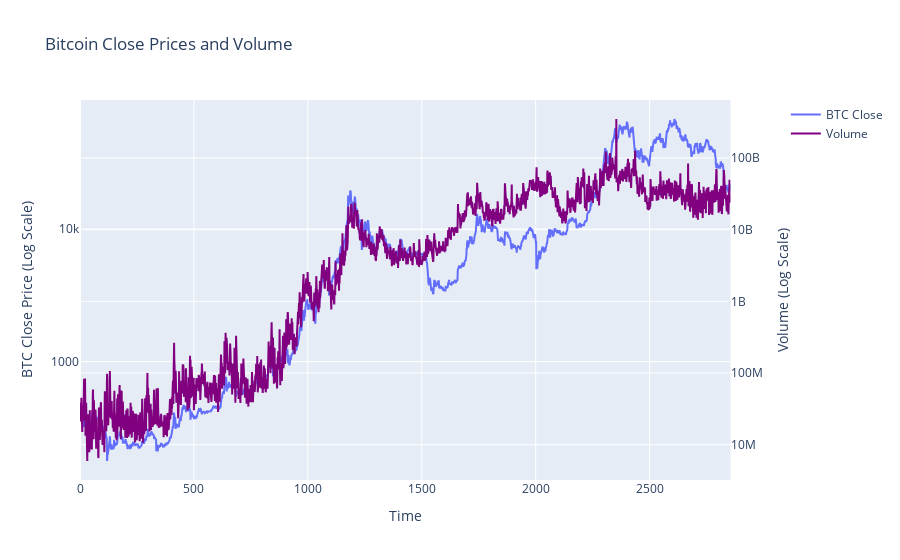

This figure's notebook cell:
### Code cell
fig = make_subplots(specs=[[{"secondary_y": True}]])

fig.add_trace(go.Scatter(x=df_train.index, y=df_train['btc_close'], name="BTC Close"), secondary_y=False)
fig.add_trace(go.Scatter(x=df_train.index, y=df_train['volume'], name="Volume", line=dict(color='purple')), secondary_y=True)

fig.update_layout(title_text="Bitcoin Close Prices and Volume")
fig.update_xaxes(title_text="Time")
fig.update_yaxes(title_text="BTC Close Price (Log Scale)", secondary_y=False, type="log", dtick=1)
fig.update_yaxes(title_text="Volume (Log Scale)", secondary_y=True, type="log", dtick=1)
fig.show()

### Figure 1 — Plotly figure (JSON) as saved in the notebook; plotly's stock layout.template omitted (floating-point values rounded to 4 significant figures; data arrays with more than 128 entries replaced by an {"elided": "..."} marker saying what was removed)
{"data": [{"name": "BTC Close", "type": "scatter", "x": {"elided": "2856 int values"}, "xaxis": "x", "y": {"elided": "2856 float values"}, "yaxis": "y"}, {"line": {"color": "purple"}, "name": "Volume", "type": "scatter", "x": {"elided": "2856 int values"}, "xaxis": "x", "y": {"elided": "2856 int values"}, "yaxis": "y2"}], "layout": {"title": {"text": "Bitcoin Close Prices and Volume"}, "xaxis": {"anchor": "y", "domain": [0, 0.94], "title": {"text": "Time"}}, "yaxis": {"anchor": "x", "domain": [0, 1], "dtick": 1, "title": {"text": "BTC Close Price (Log Scale)"}, "type": "log"}, "yaxis2": {"anchor": "x", "dtick": 1, "overlaying": "y", "side": "right", "title": {"text": "Volume (Log Scale)"}, "type": "log"}}}
